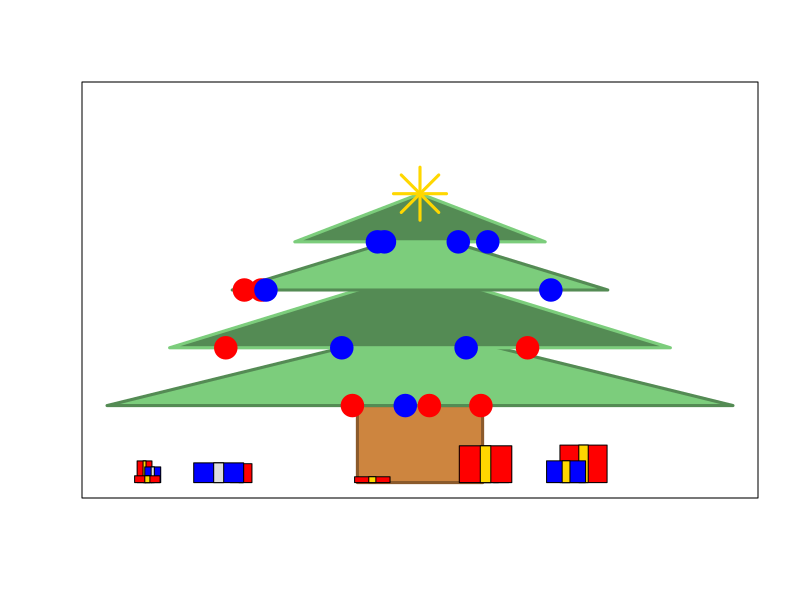

Reproduce this figure in R.
# Make the canvas
plot(1:10,1:10,xlim=c(-5,5),ylim=c(0,10),type="n",xlab="",ylab="",xaxt="n",yaxt="n")
# Make the branches
rect(-1,0,1,2,col="tan3",border="tan4",lwd=3)
polygon(c(-5,0,5),c(2,4,2),col="palegreen3",border="palegreen4",lwd=3)
polygon(c(-4,0,4),c(3.5,5.5,3.5),col="palegreen4",border="palegreen3",lwd=3)
polygon(c(-3,0,3),c(5,6.5,5),col="palegreen3",border="palegreen4",lwd=3)
polygon(c(-2,0,2),c(6.25,7.5,6.25),col="palegreen4",border="palegreen3",lwd=3)

#Add some ornaments
points(x=runif(4,-5,5),y=rep(2,4),col=sample(c("blue","red"),size=4,replace=T),cex=3,pch=19)
points(x=runif(4,-4,4),y=rep(3.5,4),col=sample(c("blue","red"),size=4,replace=T),cex=3,pch=19)
points(x=runif(4,-3,3),y=rep(5,4),col=sample(c("blue","red"),size=4,replace=T),cex=3,pch=19)
points(x=runif(4,-2,2),y=rep(6.25,4),col=sample(c("blue","red"),size=4,replace=T),cex=3,pch=19)
points(0,7.5,pch=8,cex=5,col="gold",lwd=3)

# Add some presents
xPres = runif(10,-4.5,4.5)
xWidth = runif(10,0.1,0.5)
xHeight=runif(10,0,1)
for(i in 1:10){
  rect(xPres[i]-xWidth[i],0,xPres[i]+xWidth[i],xHeight[i],col=sample(c("blue","red"),size=1))
  rect(xPres[i]-0.2*xWidth[i],0,xPres[i]+0.2*xWidth[i],xHeight[i],col=sample(c("gold","grey87"),size=1))
}